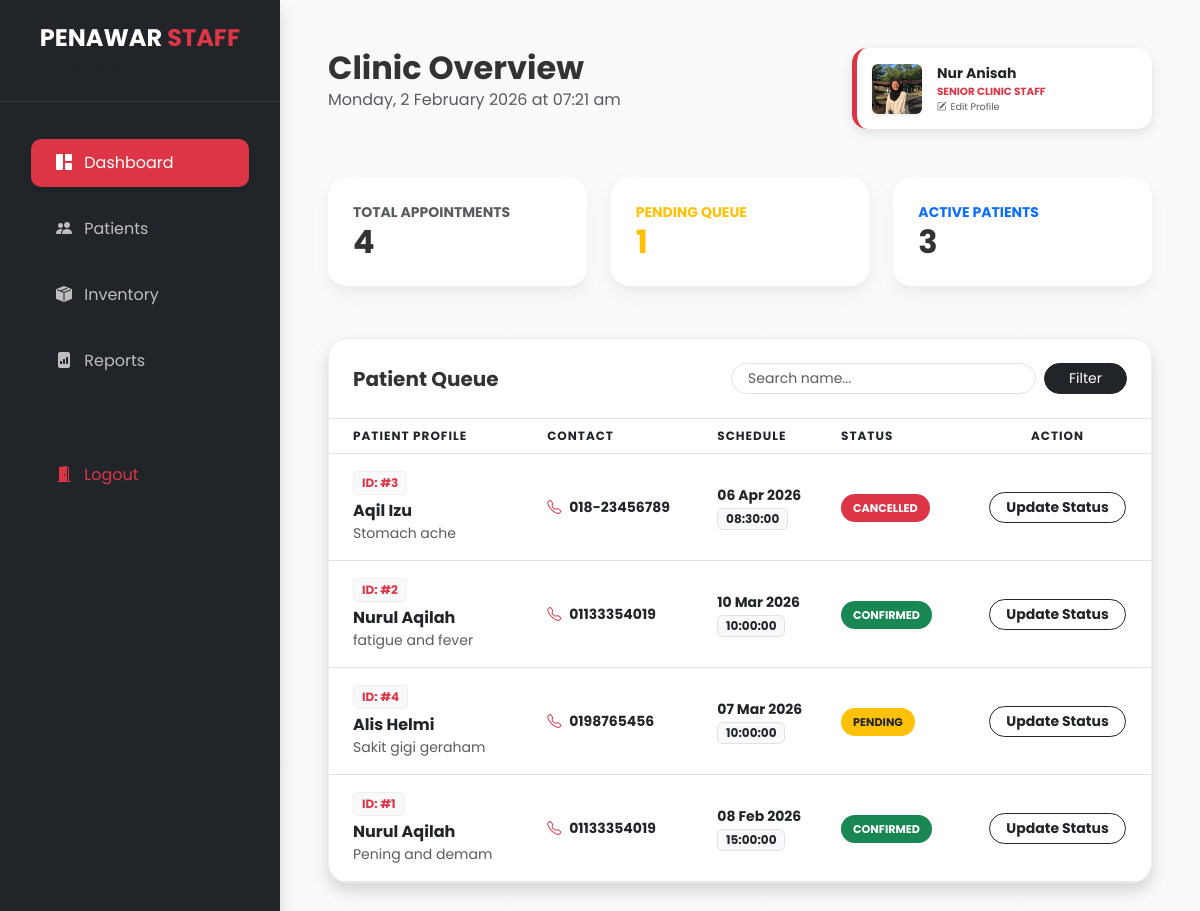
The app's page /clinic_system/staff_dashboard.php (signed in) with its own data.
### tables this page shows
CREATE TABLE `appointments` (
  `id` int(11) NOT NULL,
  `patient_id` int(11) NOT NULL,
  `doctor_name` varchar(100) DEFAULT NULL,
  `appointment_date` date NOT NULL,
  `appointment_time` time NOT NULL,
  `symptoms` text DEFAULT NULL,
  `status` enum('pending','confirmed','completed','cancelled') DEFAULT 'pending',
  `clinical_notes` text DEFAULT NULL
);

CREATE TABLE `users` (
  `id` int(11) NOT NULL,
  `name` varchar(255) NOT NULL,
  `email` varchar(255) NOT NULL,
  `password` varchar(255) NOT NULL,
  `role` enum('staff','patient') DEFAULT 'patient',
  `profile_pic` varchar(255) DEFAULT NULL,
  `created_at` timestamp NOT NULL DEFAULT current_timestamp(),
  `staff_id` varchar(50) DEFAULT NULL,
  `username` varchar(100) DEFAULT NULL,
  `phone` varchar(20) DEFAULT NULL,
  `address` text DEFAULT NULL
);

### clinic_system/staff_dashboard.php (the view, shortened to what this page needs)
<?php
include 'db.php';
$total_apps = $pdo->query("SELECT COUNT(*) FROM appointments")->fetchColumn();
$pending_apps = $pdo->query("SELECT COUNT(*) FROM appointments WHERE status = 'pending'")->fetchColumn();
$total_patients = $pdo->query("SELECT COUNT(*) FROM users WHERE role = 'patient'")->fetchColumn();
$search = $_GET['search'] ?? '';
$query = "SELECT appointments.*, users.name, users.phone
          FROM appointments
          JOIN users ON appointments.patient_id = users.id
          WHERE users.name LIKE ? OR users.phone LIKE ?
          ORDER BY appointment_date DESC, appointment_time ASC";
$stmt = $pdo->prepare($query);
$stmt->execute(["%$search%", "%$search%"]);
$appointments = $stmt->fetchAll();
?>
<!DOCTYPE html>
<html lang="en">
<head>
    <link href="https://cdn.jsdelivr.net/npm/bootstrap@5.3.0/dist/css/bootstrap.min.css" rel="stylesheet">
    <link rel="stylesheet" href="https://cdn.jsdelivr.net/npm/bootstrap-icons@1.11.0/font/bootstrap-icons.css">
</head>
<body>
<div class="d-flex">
    <nav id="sidebar" class="d-none d-md-block shadow">
        <div class="p-4 text-center border-bottom border-secondary border-opacity-25">
            <h4 class="fw-bold mb-0 text-white">PENAWAR <span class="text-danger">STAFF</span></h4>
            <small class="text-muted opacity-50">Management Portal</small>
        </div>
        <div class="p-3">
            <ul class="nav flex-column mt-3">
                <li class="nav-item mb-2">
                    <a href="staff_dashboard.php" class="nav-link active shadow-sm">
                        <i class="bi bi-grid-1x2-fill me-2"></i> Dashboard
                    </a>
                </li>
                <li class="nav-item mb-2">
                    <a href="manage_patients.php" class="nav-link">
                        <i class="bi bi-people-fill me-2"></i> Patients
                    </a>
                </li>
                <li class="nav-item mb-2">
                    <a href="inventory.php" class="nav-link">
                        <i class="bi bi-box-seam-fill me-2"></i> Inventory
                    </a>
                </li>
                <li class="nav-item mb-2">
                    <a href="reports.php" class="nav-link">
                        <i class="bi bi-file-bar-graph-fill me-2"></i> Reports
                    </a>
                </li>
                <li class="nav-item mt-5">
                    <a href="login.php" class="nav-link text-danger">
                        <i class="bi bi-door-open-fill me-2"></i> Logout
                    </a>
                </li>
            </ul>
        </div>
    </nav>
    <div class="flex-grow-1 p-4 p-md-5">
        <header class="row align-items-center mb-5">
            <div class="col-md-7">
                <h2 class="fw-bold mb-0">Clinic Overview</h2>
                <p class="text-muted" id="currentDate"></p>
            </div>
            <div class="col-md-5">
                <a href="staff_profile.php" class="text-decoration-none">
                    <div class="staff-id-card ms-auto profile-trigger" style="max-width: 300px; cursor: pointer; transition: 0.3s;">
                        <?php
                            $profile_pic = !empty($_SESSION['profile_pic']) ? 'uploads/'.$_SESSION['profile_pic'] : 'https://ui-avatars.com/api/?name='.urlencode($_SESSION['name']).'&background=212529&color=fff';
                        ?>
                        <img src="<?= $profile_pic ?>" class="rounded shadow-sm object-fit-cover" style="width:50px; height:50px;">
                        <div>
                            <div class="fw-bold small text-dark"><?= $_SESSION['name'] ?></div>
                            <div class="text-danger fw-bold" style="font-size: 0.65rem;">SENIOR CLINIC STAFF</div>
                            <div class="text-muted" style="font-size: 0.6rem;"><i class="bi bi-pencil-square me-1"></i>Edit Profile</div>
                        </div>
                    </div>
                </a>
            </div>
        </header>
        <div class="row g-4 mb-5">
            <div class="col-md-4">
                <div class="stat-card">
                    <div class="text-muted small fw-bold">TOTAL APPOINTMENTS</div>
                    <div class="h2 fw-bold mb-0"><?= $total_apps ?></div>
                </div>
            </div>
            <div class="col-md-4">
                <div class="stat-card">
                    <div class="text-warning small fw-bold">PENDING QUEUE</div>
                    <div class="h2 fw-bold mb-0 text-warning"><?= $pending_apps ?></div>
                </div>
            </div>
            <div class="col-md-4">
                <div class="stat-card">
                    <div class="text-primary small fw-bold">ACTIVE PATIENTS</div>
                    <div class="h2 fw-bold mb-0"><?= $total_patients ?></div>
                </div>
            </div>
        </div>
        <div class="glass-table-card shadow">
            <div class="p-4 bg-white border-bottom d-flex justify-content-between align-items-center">
                <h5 class="mb-0 fw-bold">Patient Queue</h5>
                <form method="GET" class="d-flex gap-2">
                    <input type="text" name="search" class="form-control form-control-sm rounded-pill px-3" placeholder="Search name..." value="<?= htmlspecialchars($search) ?>">
                    <button type="submit" class="btn btn-dark btn-sm rounded-pill px-4">Filter</button>
                </form>
            </div>
            <div class="table-responsive">
                <table class="table table-hover align-middle mb-0">
                    <thead>
                        <tr>
                            <th class="ps-4">Patient Profile</th>
                            <th>Contact</th>
                            <th>Schedule</th>
                            <th>Status</th>
                            <th class="text-center">Action</th>
                        </tr>
                    </thead>
                    <tbody>
                        <?php foreach ($appointments as $row): ?>
                        <tr>
                            <td class="ps-4 py-3">
                                <div class="queue-id mb-1 d-inline-block">ID: #<?= $row['id'] ?></div>
                                <div class="fw-bold"><?= htmlspecialchars($row['name']) ?></div>
                                <div class="text-muted small text-truncate" style="max-width: 200px;"><?= htmlspecialchars($row['symptoms']) ?></div>
                            </td>
                            <td>
                                <div class="small fw-bold"><i class="bi bi-telephone text-danger me-2"></i><?= htmlspecialchars($row['phone']) ?></div>
                            </td>
                            <td>
                                <div class="fw-bold small"><?= date('d M Y', strtotime($row['appointment_date'])) ?></div>
                                <span class="badge bg-light text-dark border"><?= $row['appointment_time'] ?></span>
                            </td>
                            <td>
                                <?php
                                    $statusClass = match($row['status']) {
                                        'pending' => 'bg-warning text-dark',
                                        'confirmed' => 'bg-success text-white',
                                        'cancelled' => 'bg-danger text-white',
                                        default => 'bg-secondary text-white'
                                    };
                                ?>
                                <span class="status-pill <?= $statusClass ?> text-uppercase"><?= $row['status'] ?></span>
                            </td>
                            <td class="text-center">
                                <a href="edit_appointment.php?id=<?= $row['id'] ?>" class="btn btn-sm btn-outline-dark rounded-pill px-3 fw-bold">
                                    Update Status
                                </a>
                            </td>
                        </tr>
                        <?php endforeach; ?>
                    </tbody>
                </table>
            </div>
        </div>
    </div>
</div>
</body>
</html>

### clinic_system/staff_dashboard.php (style rules this page uses)
:root { --pmc-red: #dc3545; --pmc-dark: #212529; --pmc-sidebar: #212529; }
body { font-family: 'Poppins', sans-serif; background: linear-gradient(rgba(248, 249, 250, 0.92), rgba(248, 249, 250, 0.92)), url('https://images.unsplash.com/photo-1519494026892-80bbd2d6fd0d?auto=format&fit=crop&w=1920&q=80'); background-size: cover; background-attachment: fixed; min-height: 100vh; color: #333; }
#sidebar { min-width: 280px; max-width: 280px; background: var(--pmc-sidebar); min-height: 100vh; color: white; position: sticky; top: 0; z-index: 1000; }
.nav-link { color: rgba(255,255,255,0.7); padding: 12px 25px; margin: 5px 15px; border-radius: 10px; transition: 0.3s; }
.nav-link:hover, .nav-link.active { background: var(--pmc-red); color: white !important; }
.staff-id-card { background: white; border-radius: 15px; padding: 15px; border-left: 5px solid var(--pmc-red); display: flex; align-items: center; gap: 15px; box-shadow: 0 4px 12px rgba(0,0,0,0.1); }
.stat-card { background: white; border: none; border-radius: 20px; padding: 25px; box-shadow: 0 5px 15px rgba(0,0,0,0.05); transition: 0.3s; border-bottom: 4px solid #eee; }
.glass-table-card { background: white; border-radius: 20px; overflow: hidden; box-shadow: 0 10px 30px rgba(0,0,0,0.05); border: 1px solid #eee; }
.table thead { background: #212529; color: white; text-transform: uppercase; font-size: 0.75rem; letter-spacing: 1px; }
.status-pill { padding: 6px 12px; border-radius: 50px; font-size: 0.7rem; font-weight: 700; }
.queue-id { background: #f8f9fa; color: var(--pmc-red); font-weight: bold; padding: 2px 8px; border-radius: 5px; font-size: 0.75rem; border: 1px solid #eee; }

### records on screen
appointments: id "3", patient.name "Aqil Izu", symptoms "Stomach ache", patient.phone "018-23456789", appointment_date "06 Apr 2026", appointment_time "08:30:00", status "CANCELLED"
appointments: id "2", patient.name "Nurul Aqilah", symptoms "fatigue and fever", patient.phone "01133354019", appointment_date "10 Mar 2026", appointment_time "10:00:00", status "CONFIRMED"
appointments: id "4", patient.name "Alis Helmi", symptoms "Sakit gigi geraham", patient.phone "0198765456", appointment_date "07 Mar 2026", appointment_time "10:00:00", status "PENDING"
appointments: id "1", patient.name "Nurul Aqilah", symptoms "Pening and demam", patient.phone "01133354019", appointment_date "08 Feb 2026", appointment_time "15:00:00", status "CONFIRMED"

### other values on screen
$_SESSION['name'] "Nur Anisah"
$total_apps "4"
$pending_apps "1"
$total_patients "3"
